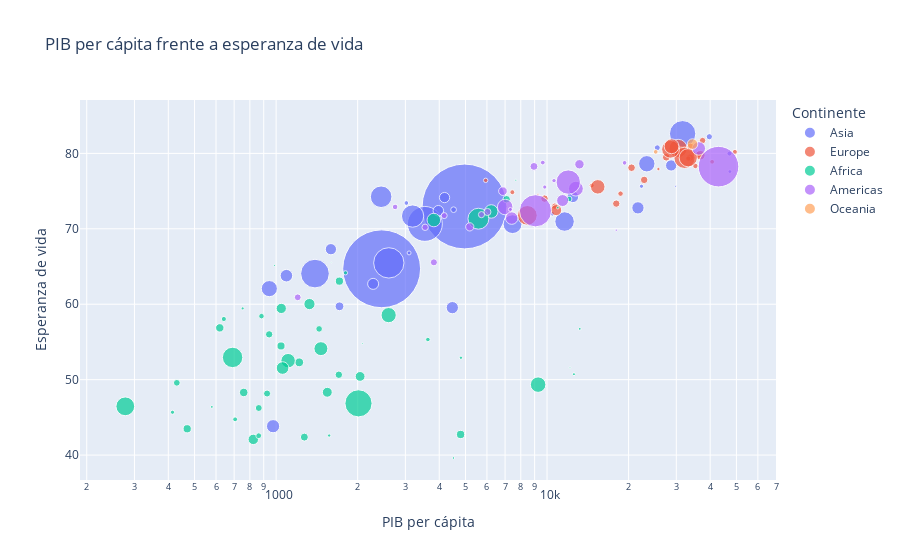

The notebook cell saved with this chart:
### Markdown cell above
### Gráfico de dispersión (scattermap)

### Code cell
px.scatter(
    data.query('year == 2007'),
    x = "gdpPercap", y="lifeExp", 
    log_x = True, # Poner el eje X en escala logarítmica
    title = 'PIB per cápita frente a esperanza de vida',

    size="pop", # Tamaño de las burbujas según población 
    size_max = 60, # Limitar el tamaño de las burbujas

    color = "continent", # Colorear según continente
    hover_name="country", # Nombre que aparece al poner el cursor encima
    
    labels = {
        'lifeExp' : 'Esperanza de vida',
        'gdpPercap' : 'PIB per cápita',
        'continent' : 'Continente'
    }
)

### Figure 1 — Plotly figure (JSON) as saved in the notebook; plotly's stock layout.template omitted (floating-point values rounded to 4 significant figures)
{"data": [{"hovertemplate": "<b>%{hovertext}</b><br><br>Continente=Asia<br>PIB per cápita=%{x}<br>Esperanza de vida=%{y}<br>pop=%{marker.size}<extra></extra>", "hovertext": ["Afghanistan", "Bahrain", "Bangladesh", "Cambodia", "China", "Hong Kong, China", "India", "Indonesia", "Iran", "Iraq", "Israel", "Japan", "Jordan", "Korea, Dem. Rep.", "Korea, Rep.", "Kuwait", "Lebanon", "Malaysia", "Mongolia", "Myanmar", "Nepal", "Oman", "Pakistan", "Philippines", "Saudi Arabia", "Singapore", "Sri Lanka", "Syria", "Taiwan", "Thailand", "Vietnam", "West Bank and Gaza", "Yemen, Rep."], "legendgroup": "Asia", "marker": {"color": "#636efa", "size": [31889923, 708573, 150448339, 14131858, 1318683096, 6980412, 1110396331, 223547000, 69453570, 27499638, 6426679, 127467972, 6053193, 23301725, 49044790, 2505559, 3921278, 24821286, 2874127, 47761980, 28901790, 3204897, 169270617, 91077287, 27601038, 4553009, 20378239, 19314747, 23174294, 65068149, 85262356, 4018332, 22211743], "sizemode": "area", "sizeref": 366300.0, "symbol": "circle"}, "mode": "markers", "name": "Asia", "orientation": "v", "showlegend": true, "type": "scatter", "x": [974.6, 29800.0, 1391.0, 1714.0, 4959.0, 39720.0, 2452.0, 3541.0, 11610.0, 4471.0, 25520.0, 31660.0, 4519.0, 1593.0, 23350.0, 47310.0, 10460.0, 12450.0, 3096.0, 944, 1091.0, 22320.0, 2606.0, 3190.0, 21650.0, 47140.0, 3970.0, 4185.0, 28720.0, 7458.0, 2442.0, 3025.0, 2281.0], "xaxis": "x", "y": [43.83, 75.64, 64.06, 59.72, 72.96, 82.21, 64.7, 70.65, 70.96, 59.55, 80.75, 82.6, 72.53, 67.3, 78.62, 77.59, 71.99, 74.24, 66.8, 62.07, 63.78, 75.64, 65.48, 71.69, 72.78, 79.97, 72.4, 74.14, 78.4, 70.62, 74.25, 73.42, 62.7], "yaxis": "y"}, {"hovertemplate": "<b>%{hovertext}</b><br><br>Continente=Europe<br>PIB per cápita=%{x}<br>Esperanza de vida=%{y}<br>pop=%{marker.size}<extra></extra>", "hovertext": ["Albania", "Austria", "Belgium", "Bosnia and Herzegovina", "Bulgaria", "Croatia", "Czech Republic", "Denmark", "Finland", "France", "Germany", "Greece", "Hungary", "Iceland", "Ireland", "Italy", "Montenegro", "Netherlands", "Norway", "Poland", "Portugal", "Romania", "Serbia", "Slovak Republic", "Slovenia", "Spain", "Sweden", "Switzerland", "Turkey", "United Kingdom"], "legendgroup": "Europe", "marker": {"color": "#EF553B", "size": [3600523, 8199783, 10392226, 4552198, 7322858, 4493312, 10228744, 5468120, 5238460, 61083916, 82400996, 10706290, 9956108, 301931, 4109086, 58147733, 684736, 16570613, 4627926, 38518241, 10642836, 22276056, 10150265, 5447502, 2009245, 40448191, 9031088, 7554661, 71158647, 60776238], "sizemode": "area", "sizeref": 366300.0, "symbol": "circle"}, "mode": "markers", "name": "Europe", "orientation": "v", "showlegend": true, "type": "scatter", "x": [5937.0, 36130.0, 33690.0, 7446.0, 10680.0, 14620.0, 22830.0, 35280.0, 33210.0, 30470.0, 32170.0, 27540.0, 18010.0, 36180.0, 40680.0, 28570.0, 9254.0, 36800.0, 49360.0, 15390.0, 20510.0, 10810.0, 9787.0, 18680.0, 25770.0, 28820.0, 33860.0, 37510.0, 8458.0, 33200.0], "xaxis": "x", "y": [76.42, 79.83, 79.44, 74.85, 73.0, 75.75, 76.49, 78.33, 79.31, 80.66, 79.41, 79.48, 73.34, 81.76, 78.89, 80.55, 74.54, 79.76, 80.2, 75.56, 78.1, 72.48, 74.0, 74.66, 77.93, 80.94, 80.88, 81.7, 71.78, 79.42], "yaxis": "y"}, {"hovertemplate": "<b>%{hovertext}</b><br><br>Continente=Africa<br>PIB per cápita=%{x}<br>Esperanza de vida=%{y}<br>pop=%{marker.size}<extra></extra>", "hovertext": ["Algeria", "Angola", "Benin", "Botswana", "Burkina Faso", "Burundi", "Cameroon", "Central African Republic", "Chad", "Comoros", "Congo, Dem. Rep.", "Congo, Rep.", "Cote d'Ivoire", "Djibouti", "Egypt", "Equatorial Guinea", "Eritrea", "Ethiopia", "Gabon", "Gambia", "Ghana", "Guinea", "Guinea-Bissau", "Kenya", "Lesotho", "Liberia", "Libya", "Madagascar", "Malawi", "Mali", "Mauritania", "Mauritius", "Morocco", "Mozambique", "Namibia", "Niger", "Nigeria", "Reunion", "Rwanda", "Sao Tome and Principe", "Senegal", "Sierra Leone", "Somalia", "South Africa", "Sudan", "Swaziland", "Tanzania", "Togo", "Tunisia", "Uganda", "Zambia", "Zimbabwe"], "legendgroup": "Africa", "marker": {"color": "#00cc96", "size": [33333216, 12420476, 8078314, 1639131, 14326203, 8390505, 17696293, 4369038, 10238807, 710960, 64606759, 3800610, 18013409, 496374, 80264543, 551201, 4906585, 76511887, 1454867, 1688359, 22873338, 9947814, 1472041, 35610177, 2012649, 3193942, 6036914, 19167654, 13327079, 12031795, 3270065, 1250882, 33757175, 19951656, 2055080, 12894865, 135031164, 798094, 8860588, 199579, 12267493, 6144562, 9118773, 43997828, 42292929, 1133066, 38139640, 5701579, 10276158, 29170398, 11746035, 12311143], "sizemode": "area", "sizeref": 366300.0, "symbol": "circle"}, "mode": "markers", "name": "Africa", "orientation": "v", "showlegend": true, "type": "scatter", "x": [6223.0, 4797.0, 1441.0, 12570.0, 1217.0, 430.1, 2042.0, 706.0, 1704.0, 986.1, 277.6, 3633.0, 1545.0, 2082.0, 5581.0, 12150.0, 641.4, 690.8, 13210.0, 752.7, 1328.0, 942.7, 579.2, 1463.0, 1569.0, 414.5, 12060.0, 1045.0, 759.3, 1043.0, 1803.0, 10960.0, 3820.0, 823.7, 4811.0, 619.7, 2014.0, 7670.0, 863.1, 1598.0, 1712.0, 862.5, 926.1, 9270.0, 2602.0, 4513.0, 1107.0, 883.0, 7093.0, 1056.0, 1271.0, 469.7], "xaxis": "x", "y": [72.3, 42.73, 56.73, 50.73, 52.3, 49.58, 50.43, 44.74, 50.65, 65.15, 46.46, 55.32, 48.33, 54.79, 71.34, 51.58, 58.04, 52.95, 56.73, 59.45, 60.02, 56.01, 46.39, 54.11, 42.59, 45.68, 73.95, 59.44, 48.3, 54.47, 64.16, 72.8, 71.16, 42.08, 52.91, 56.87, 46.86, 76.44, 46.24, 65.53, 63.06, 42.57, 48.16, 49.34, 58.56, 39.61, 52.52, 58.42, 73.92, 51.54, 42.38, 43.49], "yaxis": "y"}, {"hovertemplate": "<b>%{hovertext}</b><br><br>Continente=Americas<br>PIB per cápita=%{x}<br>Esperanza de vida=%{y}<br>pop=%{marker.size}<extra></extra>", "hovertext": ["Argentina", "Bolivia", "Brazil", "Canada", "Chile", "Colombia", "Costa Rica", "Cuba", "Dominican Republic", "Ecuador", "El Salvador", "Guatemala", "Haiti", "Honduras", "Jamaica", "Mexico", "Nicaragua", "Panama", "Paraguay", "Peru", "Puerto Rico", "Trinidad and Tobago", "United States", "Uruguay", "Venezuela"], "legendgroup": "Americas", "marker": {"color": "#ab63fa", "size": [40301927, 9119152, 190010647, 33390141, 16284741, 44227550, 4133884, 11416987, 9319622, 13755680, 6939688, 12572928, 8502814, 7483763, 2780132, 108700891, 5675356, 3242173, 6667147, 28674757, 3942491, 1056608, 301139947, 3447496, 26084662], "sizemode": "area", "sizeref": 366300.0, "symbol": "circle"}, "mode": "markers", "name": "Americas", "orientation": "v", "showlegend": true, "type": "scatter", "x": [12780.0, 3822.0, 9066.0, 36320.0, 13170.0, 7007.0, 9645.0, 8948.0, 6025.0, 6873.0, 5728.0, 5186.0, 1202.0, 3548.0, 7321.0, 11980.0, 2749.0, 9809.0, 4173.0, 7409.0, 19330.0, 18010.0, 42950.0, 10610.0, 11420.0], "xaxis": "x", "y": [75.32, 65.55, 72.39, 80.65, 78.55, 72.89, 78.78, 78.27, 72.23, 74.99, 71.88, 70.26, 60.92, 70.2, 72.57, 76.19, 72.9, 75.54, 71.75, 71.42, 78.75, 69.82, 78.24, 76.38, 73.75], "yaxis": "y"}, {"hovertemplate": "<b>%{hovertext}</b><br><br>Continente=Oceania<br>PIB per cápita=%{x}<br>Esperanza de vida=%{y}<br>pop=%{marker.size}<extra></extra>", "hovertext": ["Australia", "New Zealand"], "legendgroup": "Oceania", "marker": {"color": "#FFA15A", "size": [20434176, 4115771], "sizemode": "area", "sizeref": 366300.0, "symbol": "circle"}, "mode": "markers", "name": "Oceania", "orientation": "v", "showlegend": true, "type": "scatter", "x": [34440.0, 25190.0], "xaxis": "x", "y": [81.23, 80.2], "yaxis": "y"}], "layout": {"legend": {"itemsizing": "constant", "title": {"text": "Continente"}, "tracegroupgap": 0}, "title": {"text": "PIB per cápita frente a esperanza de vida"}, "xaxis": {"anchor": "y", "domain": [0, 1], "title": {"text": "PIB per cápita"}, "type": "log"}, "yaxis": {"anchor": "x", "domain": [0, 1], "title": {"text": "Esperanza de vida"}}}}
